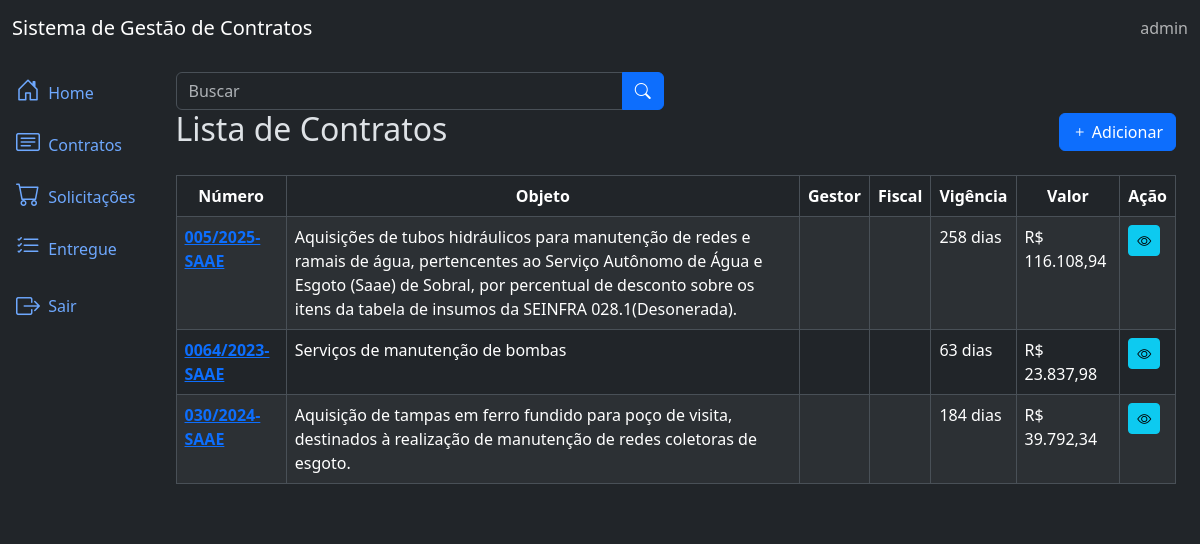
The page /contracts/list/ (signed in) on the database its author committed.
### app/contracts/models.py (models this page shows, shortened)
class Contract(TimeStampedModel):
    bidding = models.ForeignKey(Bidding, on_delete=models.SET_NULL, null=True, blank=True)
    supplier = models.ForeignKey(Supplier, on_delete=models.CASCADE)
    number = models.CharField('Número', max_length=20)
    target = models.TextField('Objeto')
    assignature_data = models.DateField('Data da assinatura')
    start_date = models.DateField('Data inicial')
    end_date = models.DateField('Data final')
    value = models.DecimalField('Valor total', max_digits=15, decimal_places=2 , default=0)
    class Meta:
        ordering = ('number',)
        verbose_name_plural = 'Contratos'
    @property
    def formatted_value(self):
        return f"R$ {self.value:,.2f}".replace(",", "X").replace(".", ",").replace("X", ".")
    @property
    def expire(self):
        today = date.today()
        days_remainning = (self.end_date - today).days
        return days_remainning

### app/contracts/views.py (the view)
# urls.py: path('list/', v.ContractListView.as_view(), name='contract_list' ),
class ContractListView(LoginRequiredMixin, ListView):
    model= Contract
    template_name = 'contract_list.html'
    context_object_name = 'contracts'
    def get_queryset(self):
        queryset = super().get_queryset()
        search = self.request.GET.get('search')
        if search:
            queryset = queryset.filter(name__icontains=search)
        return queryset

### app/contracts/templates/contract_list.html (shortened to what this page needs)
{% extends 'base.html' %}
{% block content %}
<div class="row mb-3">
  <div class="col-md-6">
    <form method="GET" action="{% url 'contracts:contract_list' %}" class="form-inline">
      <div class="input-group">
        <input type="text" class="form-control" id="search" name="search" placeholder="Buscar" value="{{ request.GET.search }}">
        <button type="submit" class="btn btn-primary">
          <i class="bi bi-search"></i>
        </button>
      </div>
    </form>
  </div>
  <h2>Lista de Contratos
    <span class="float-end">
      <a href="{% url 'contracts:contract_create' %}">
        <button type="button" class="btn btn-primary">
          <span class="bi bi-plus"></span> Adicionar
        </button>
      </a>
    </span>
  </h2>
</div>
{% if contracts %}
  <div class="table-responsive">
    <table class="table table-striped table-bordered">
      <thead class="thead-dark">
        <tr>
          <th class="text-center">Número</th>
          <th class="text-center">Objeto</th>
          <th class="text-center">Gestor</th>
          <th class="text-center">Fiscal</th>
          <th class="text-center">Vigência</th>
          <th class="text-center">Valor</th>
          <th class="text-center">Ação</th>
        </tr>
      </thead>
      <tbody>
        {% for contract in contracts %}
        <tr>
          <td>
            <a href="{% url 'contracts:contract_detail' contract.id %}" class="text-primary fw-semibold">
              {{ contract.number }}
            </a>
          </td>
          <td>{{ contract.target }}</td>
          <td>{{ contract.manager }}</td>
          <td>{{ contract.inspector }}</td>
          <td>{{ contract.expire }} dias</td>
          <td>{{ contract.formatted_value }}</td>
          <td>
            <a href="{% url 'contracts:contract_detail' contract.id %}" class="btn btn-info btn-sm">
              <i class="bi bi-eye"></i>
            </a>
          </td>
        </tr>
        {% endfor %}
      </tbody>
    </table>
  </div>
{% else %}
  <p class="no-results">Nenhum item encontrado.</p>
{% endif %}
{% endblock %}

### app/base/templates/components/_header.html
<nav class="navbar navbar-expand-lg navbar-light bg-dark">
  {% if user.is_authenticated %}
  <div class="container-fluid">
    <a class="navbar-brand text-white" href="/admin/">Sistema de Gestão de Contratos </a>
    <span class="navbar-text">{{request.user}}</span>
  </div>
  {% else %}
    <span class="navbar-text"></span>
  {% endif %}
</nav>

### rows shown on the page
Contract: number "005/2025-SAAE", target "Aquisições de tubos hidráulicos para manutenção de redes e ramais de água, pertencentes ao Serviço Autônomo de Água e Esgoto (Saae) de Sobral, por percentual de desconto sobre os itens da tabela de insumos da SEINFRA 028.1(Desonerada).", expire "258", formatted_value "R$ 116.108,94"
Contract: number "0064/2023-SAAE", target "Serviços de manutenção de bombas", expire "63", formatted_value "R$ 23.837,98"
Contract: number "030/2024-SAAE", target "Aquisição de tampas em ferro fundido para poço de visita, destinados à realização de manutenção de redes coletoras de esgoto.", expire "184", formatted_value "R$ 39.792,34"

### other values the page prints
{{ request.user }} "admin"
